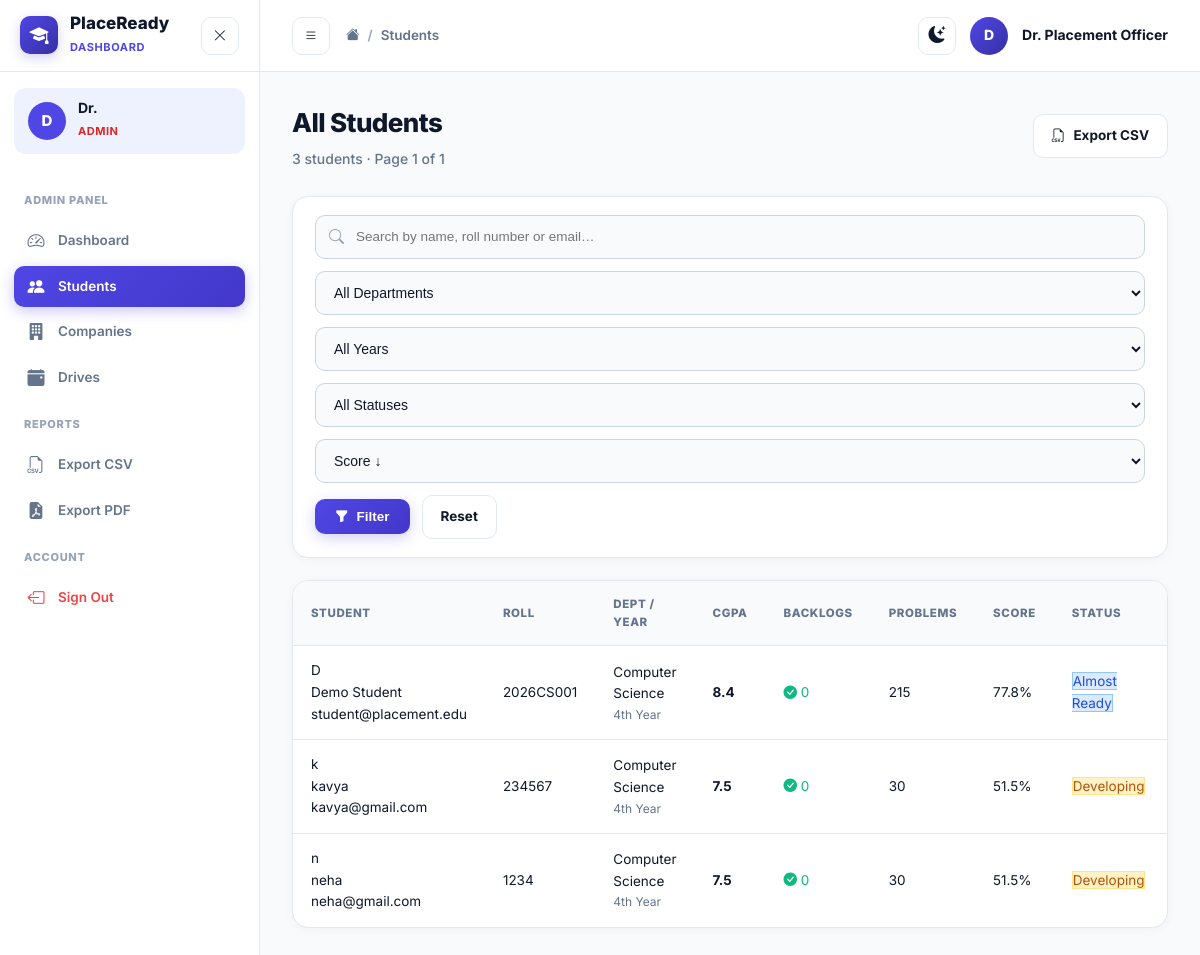
Screenshot of /admin/students (signed in) with the database file from the repository.
### models.py (models this page shows, shortened)
class User(UserMixin, db.Model):
    __tablename__ = 'users'
    id = db.Column(db.Integer, primary_key=True)
    username = db.Column(db.String(80), unique=True, nullable=False, index=True)
    email = db.Column(db.String(120), unique=True, nullable=False, index=True)
    password_hash = db.Column(db.String(255), nullable=False)
    role = db.Column(db.String(20), nullable=False, default='student')  # 'student' or 'admin'
    full_name = db.Column(db.String(120), nullable=False)
    created_at = db.Column(db.DateTime, default=lambda: datetime.now(timezone.utc))
    student_profile = db.relationship('StudentProfile', backref='user', uselist=False, cascade='all, delete-orphan')
    @property
    def is_admin(self):
        return self.role == 'admin'
    @property
    def is_student(self):
        return self.role == 'student'

class StudentProfile(db.Model):
    __tablename__ = 'student_profiles'
    id = db.Column(db.Integer, primary_key=True)
    user_id = db.Column(db.Integer, db.ForeignKey('users.id', ondelete='CASCADE'), nullable=False, unique=True)
    roll_number = db.Column(db.String(30), unique=True, nullable=False, index=True)
    department = db.Column(db.String(80), nullable=False, default='Computer Science')
    year = db.Column(db.String(20), nullable=False, default='4th Year')
    phone = db.Column(db.String(20), nullable=True)
    cgpa = db.Column(db.Float, nullable=False, default=7.5)
    backlogs = db.Column(db.Integer, nullable=False, default=0)
    tenth_percent = db.Column(db.Float, nullable=False, default=85.0)
    twelfth_percent = db.Column(db.Float, nullable=False, default=80.0)
    skills_json = db.Column(db.Text, nullable=False, default='[]')  # JSON array of strings
    coding_problems_count = db.Column(db.Integer, nullable=False, default=0)
    coding_platform = db.Column(db.String(80), nullable=False, default='LeetCode')
    projects_count = db.Column(db.Integer, nullable=False, default=0)
    project_links = db.Column(db.Text, nullable=True)
    internships_count = db.Column(db.Integer, nullable=False, default=0)
    certifications_count = db.Column(db.Integer, nullable=False, default=0)
    communication_score = db.Column(db.Float, nullable=False, default=6.0)  # 1-10
    aptitude_score = db.Column(db.Float, nullable=False, default=60.0)       # 0-100
    mock_interview_score = db.Column(db.Float, nullable=False, default=60.0)  # 0-100
    resume_filename = db.Column(db.String(255), nullable=True)
    github_url = db.Column(db.String(255), nullable=True)
    linkedin_url = db.Column(db.String(255), nullable=True)
    current_readiness_score = db.Column(db.Float, nullable=False, default=0.0)
    current_status = db.Column(db.String(30), nullable=False, default='Developing')
    category_scores_json = db.Column(db.Text, nullable=True, default='{}')
    updated_at = db.Column(db.DateTime, default=lambda: datetime.now(timezone.utc), onupdate=lambda: datetime.now(timezone.utc))
    score_history = db.relationship('ScoreHistory', backref='student', cascade='all, delete-orphan', lazy=True, order_by='ScoreHistory.recorded_at')
    applications = db.relationship('DriveApplication', backref='student', cascade='all, delete-orphan', lazy=True)
    @property
    def skills(self):
        try:
            return json.loads(self.skills_json) if self.skills_json else []
        except Exception:
            return [s.strip() for s in self.skills_json.split(',') if s.strip()]
    @property
    def category_scores(self):
        try:
            return json.loads(self.category_scores_json) if self.category_scores_json else {}
        except Exception:
            return {}

### routes/admin.py (the view)
@admin_bp.route('/students')
@login_required
@admin_required
def students():
    page = request.args.get('page', 1, type=int)
    search = request.args.get('search', '').strip()
    dept_filter = request.args.get('dept', '')
    year_filter = request.args.get('year', '')
    status_filter = request.args.get('status', '')
    sort_by = request.args.get('sort', 'score_desc')
    query = StudentProfile.query.join(User)
    if search:
        query = query.filter(
            (User.full_name.ilike(f'%{search}%')) |
            (StudentProfile.roll_number.ilike(f'%{search}%')) |
            (User.email.ilike(f'%{search}%'))
        )
    if dept_filter:
        query = query.filter(StudentProfile.department == dept_filter)
    if year_filter:
        query = query.filter(StudentProfile.year == year_filter)
    if status_filter:
        query = query.filter(StudentProfile.current_status == status_filter)
    if sort_by == 'score_asc':
        query = query.order_by(StudentProfile.current_readiness_score.asc())
    elif sort_by == 'cgpa_desc':
        query = query.order_by(StudentProfile.cgpa.desc())
    elif sort_by == 'name_asc':
        query = query.order_by(User.full_name.asc())
    else:
        query = query.order_by(StudentProfile.current_readiness_score.desc())
    pagination = query.paginate(page=page, per_page=STUDENTS_PER_PAGE, error_out=False)
    departments = [r[0] for r in db.session.query(StudentProfile.department).distinct().all()]
    years = ['1st Year', '2nd Year', '3rd Year', '4th Year']
    statuses = ['Placement Ready', 'Almost Ready', 'Developing', 'Not Ready']
    return render_template(
        'admin/students.html',
        pagination=pagination,
        students=pagination.items,
        search=search,
        dept_filter=dept_filter,
        year_filter=year_filter,
        status_filter=status_filter,
        sort_by=sort_by,
        departments=departments,
        years=years,
        statuses=statuses
    )

### app.py (called while the page is built)
@login_manager.user_loader
def load_user(user_id):
    return db.session.get(User, int(user_id))

### routes/auth.py (called while the page is built)
def admin_required(f):
    @wraps(f)
    def decorated_function(*args, **kwargs):
        if not current_user.is_authenticated:
            return redirect(url_for('auth.login', next=request.url))
        if not current_user.is_admin:
            flash('Access restricted to Placement Officers / Administrators.', 'warning')
            return redirect(url_for('student.dashboard'))
        return f(*args, **kwargs)
    return decorated_function

### templates/admin/students.html (shortened to what this page needs)
{% extends "base.html" %}
{% block breadcrumb %}Students{% endblock %}
{% block content %}
<div class="page-header">
  <div>
    <h1 class="page-title">All Students</h1>
    <p class="page-sub">{{ pagination.total }} students · Page {{ pagination.page }} of {{ pagination.pages }}</p>
  </div>
  <div class="page-actions">
    <a href="{{ url_for('admin.export_csv') }}" class="btn-secondary"><i class="bi bi-filetype-csv"></i> Export CSV</a>
  </div>
</div>
<form method="GET" action="{{ url_for('admin.students') }}" class="filter-form card">
  <div class="filter-row">
    <div class="search-wrap">
      <i class="bi bi-search search-icon"></i>
      <input type="text" name="search" value="{{ search }}" placeholder="Search by name, roll number or email…" class="search-input"/>
    </div>
    <select name="dept" class="form-control form-select filter-select">
      <option value="">All Departments</option>
    </select>
    <select name="year" class="form-control form-select filter-select">
      <option value="">All Years</option>
    </select>
    <select name="status" class="form-control form-select filter-select">
      <option value="">All Statuses</option>
    </select>
    <select name="sort" class="form-control form-select filter-select">
      <option value="score_desc" {{ 'selected' if sort_by == 'score_desc' }}>Score ↓</option>
    </select>
    <button type="submit" class="btn-primary"><i class="bi bi-funnel-fill"></i> Filter</button>
    <a href="{{ url_for('admin.students') }}" class="btn-secondary">Reset</a>
  </div>
</form>
<div class="card table-card">
  {% if students %}
  <div class="table-scroll">
    <table class="data-table students-table">
      <thead>
        <tr>
          <th>Student</th>
          <th>Roll</th>
          <th>Dept / Year</th>
          <th>CGPA</th>
          <th>Backlogs</th>
          <th>Problems</th>
          <th>Score</th>
          <th>Status</th>
          <th>Actions</th>
        </tr>
      </thead>
      <tbody>
        {% for s in students %}
        <tr>
          <td>
            <div class="student-cell">
              <div class="student-avatar-sm">{{ s.user.full_name[0] }}</div>
              <div>
                <div class="student-name-sm">{{ s.user.full_name }}</div>
                <div class="student-email">{{ s.user.email }}</div>
              </div>
            </div>
          </td>
          <td><span class="roll-mono">{{ s.roll_number }}</span></td>
          <td>
            <div>{{ s.department | truncate(20, True, '…') }}</div>
            <div class="text-muted-sm">{{ s.year }}</div>
          </td>
          <td><strong>{{ s.cgpa }}</strong></td>
          <td>
            {% if s.backlogs > 0 %}
            <span class="text-danger"><i class="bi bi-exclamation-triangle-fill"></i> {{ s.backlogs }}</span>
            {% else %}
            <span class="text-success"><i class="bi bi-check-circle-fill"></i> 0</span>
            {% endif %}
          </td>
          <td>{{ s.coding_problems_count }}</td>
          <td>
            <div class="score-cell">
              <span class="score-mini-num">{{ s.current_readiness_score }}%</span>
            </div>
          </td>
          <td>
            <span class="status-badge-sm status-{{ s.current_status | replace(' ','_') | lower }}">{{ s.current_status }}</span>
          </td>
          <td>
          </td>
        </tr>
        {% endfor %}
      </tbody>
    </table>
  </div>
  {% else %}
  <div class="empty-state">
    <i class="bi bi-people"></i>
    <p>No students match your filters. <a href="{{ url_for('admin.students') }}">Clear filters</a></p>
  </div>
  {% endif %}
</div>
{% endblock %}

### templates/base.html (shortened to what this page needs)
<!DOCTYPE html>
<html lang="en" data-theme="light">
<head>
  <link rel="stylesheet" href="https://cdn.jsdelivr.net/npm/bootstrap-icons@1.11.3/font/bootstrap-icons.min.css"/>
  <link rel="stylesheet" href="{{ url_for('static', filename='css/main.css') }}"/>
</head>
<body>
{% if current_user.is_authenticated %}
<aside class="sidebar" id="sidebar">
  <div class="sidebar-header">
    <div class="sidebar-logo">
      <div class="logo-icon"><i class="bi bi-mortarboard-fill"></i></div>
      <div class="logo-text">
        <span class="logo-title">PlaceReady</span>
        <span class="logo-sub">Dashboard</span>
      </div>
    </div>
    <button class="sidebar-close btn-icon" id="sidebarClose"><i class="bi bi-x-lg"></i></button>
  </div>
  <div class="sidebar-user">
    <div class="user-avatar-sm">{{ current_user.full_name[0].upper() }}</div>
    <div>
      <div class="sidebar-username">{{ current_user.full_name.split()[0] }}</div>
      <div class="sidebar-role badge-role-{{ current_user.role }}">{{ 'Admin' if current_user.is_admin else 'Student' }}</div>
    </div>
  </div>
  <nav class="sidebar-nav">
    {% if current_user.is_admin %}
    <div class="nav-section-label">Admin Panel</div>
    <a href="{{ url_for('admin.dashboard') }}" class="nav-link {% if request.endpoint == 'admin.dashboard' %}active{% endif %}">
      <i class="bi bi-speedometer2"></i><span>Dashboard</span>
    </a>
    <a href="{{ url_for('admin.students') }}" class="nav-link {% if request.endpoint in ['admin.students','admin.student_detail'] %}active{% endif %}">
      <i class="bi bi-people-fill"></i><span>Students</span>
    </a>
    <a href="{{ url_for('admin.companies') }}" class="nav-link {% if request.endpoint and ('admin.companies' in request.endpoint or 'admin.add_company' in request.endpoint or 'admin.edit_company' in request.endpoint) %}active{% endif %}">
      <i class="bi bi-building-fill"></i><span>Companies</span>
    </a>
    <a href="{{ url_for('admin.drives') }}" class="nav-link {% if request.endpoint and ('admin.drives' in request.endpoint or 'admin.add_drive' in request.endpoint or 'admin.edit_drive' in request.endpoint) %}active{% endif %}">
      <i class="bi bi-calendar-event-fill"></i><span>Drives</span>
    </a>
    <div class="nav-section-label">Reports</div>
    <a href="{{ url_for('admin.export_csv') }}" class="nav-link">
      <i class="bi bi-filetype-csv"></i><span>Export CSV</span>
    </a>
    <a href="{{ url_for('admin.export_pdf') }}" class="nav-link">
      <i class="bi bi-file-earmark-pdf-fill"></i><span>Export PDF</span>
    </a>
    {% endif %}
    <div class="nav-section-label">Account</div>
    <a href="{{ url_for('auth.logout') }}" class="nav-link nav-link-danger">
      <i class="bi bi-box-arrow-left"></i><span>Sign Out</span>
    </a>
  </nav>
</aside>
<div class="main-wrapper" id="mainWrapper">
  <header class="topnav">
    <div class="topnav-left">
      <button class="btn-icon sidebar-toggle" id="sidebarToggle"><i class="bi bi-list"></i></button>
      <nav aria-label="breadcrumb">
        <ol class="breadcrumb-custom">
          <li><a href="{{ url_for('index') }}"><i class="bi bi-house-fill"></i></a></li>
          <li class="sep">/</li>
          <li>{% block breadcrumb %}Home{% endblock %}</li>
        </ol>
      </nav>
    </div>
    <div class="topnav-right">
      <button class="btn-icon dark-toggle" id="darkToggle" title="Toggle dark mode">
        <i class="bi bi-moon-stars-fill" id="darkIcon"></i>
      </button>
      <div class="topnav-avatar" title="{{ current_user.full_name }}">
        {{ current_user.full_name[0].upper() }}
      </div>
      <span class="topnav-name d-none-sm">{{ current_user.full_name }}</span>
    </div>
  </header>
  <main class="page-content">
    {% block content %}{% endblock %}
  </main>
</div>
{% endif %}
</body>
</html>

### rows the page displays
User: full_name "D", full_name "Dr.", role "ADMIN", full_name "Dr. Placement Officer"
StudentProfile: user "D", user.full_name "Demo Student", user.email "student@placement.edu", roll_number "2026CS001", department "Computer Science", year "4th Year", cgpa "8.4", backlogs 0 (drawn), coding_problems_count "215", current_readiness_score "77.8", current_status "Almost Ready"
StudentProfile: user "k", user.full_name "kavya", user.email "kavya@gmail.com", roll_number "234567", department "Computer Science", year "4th Year", cgpa "7.5", backlogs 0 (drawn), coding_problems_count "30", current_readiness_score "51.5", current_status "Developing"
StudentProfile: user "n", user.full_name "neha", user.email "neha@gmail.com", roll_number "1234", department "Computer Science", year "4th Year", cgpa "7.5", backlogs 0 (drawn), coding_problems_count "30", current_readiness_score "51.5", current_status "Developing"

### other values shown
{{ pagination.total }} "3"
{{ pagination.page }} "1"
{{ pagination.pages }} "1"
